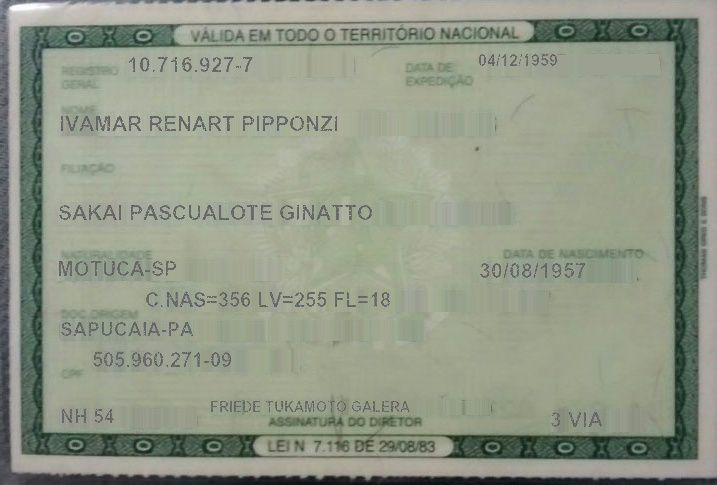
#> input picture RG-Dataset/files/00025939_in.jpg, 717 x 485 px; its folder holds only this picture in this run
$ jupyter execute --allow-errors classificators_evaluation.ipynb
#> lines starting #> are read from the running program, lines starting #| are printed output that depends on the picture
### src/image_preprocessing/filters.py
import cv2

def to_gray(image):
    return cv2.cvtColor(image, cv2.COLOR_BGR2GRAY)

def decrease_noise(image):
    return cv2.GaussianBlur(image, (5, 5), 0)

### src/image_preprocessing/rotations.py
import cv2

def rotate_90_if_vertical_rectangle(image):
    if image.shape[0] > image.shape[1]:
        return cv2.rotate(image, cv2.ROTATE_90_COUNTERCLOCKWISE)
    return image

def rotate_180(image):
    return cv2.rotate(image, cv2.ROTATE_180)

### src/classificators_evaluation.ipynb
# Avaliando os classificadores

## Constantes

[cell 1]
rg_folder = '../RG-Dataset'
BID_folder = '../BID Dataset'

img_size = (150, 112)

## Importações

[cell 2]
from image_preprocessing.filters import to_gray, decrease_noise
from image_preprocessing.rotations import rotate_90_if_vertical_rectangle

import cv2
import matplotlib.pyplot as plt
import numpy as np
import pandas as pd
from sklearn.model_selection import train_test_split
from sklearn.metrics import accuracy_score, precision_score, recall_score, f1_score
from sklearn.svm import OneClassSVM
from sklearn.linear_model import LogisticRegression, SGDOneClassSVM
from sklearn.neighbors import LocalOutlierFactor
from sklearn.ensemble import IsolationForest
from sklearn.covariance import EllipticEnvelope
from joblib import dump, load

import os

## Funções

[cell 3]
def load_image(path):
#> called with path = '../RG-Dataset/files/00025939_in.jpg'
    img = cv2.imread(path)
#> img is the input picture: shape (485, 717, 3); mean B, G, R 134.8, 151.7, 145.2
    img_gray = to_gray(img)
#> in to_gray, `return cv2.cvtColor(image, cv2.COLOR_BGR2GRAY)`:
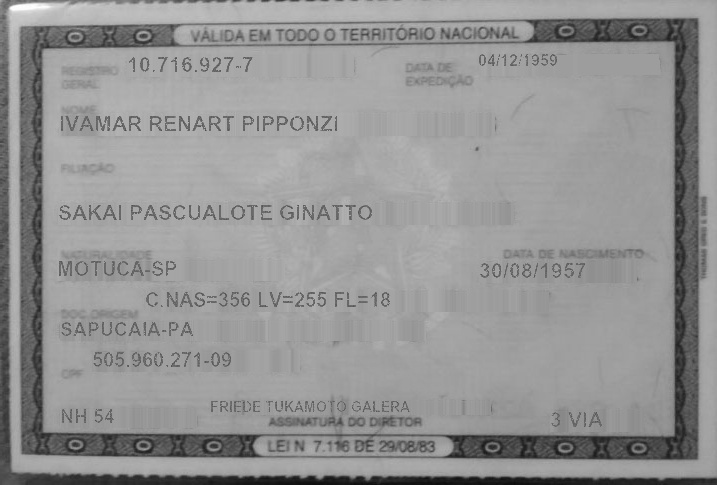
#> returned value: shape (485, 717); min 12, max 255, mean 147.8
    filtered_image = decrease_noise(img_gray)
    filtered_image = rotate_90_if_vertical_rectangle(filtered_image)
    resized_image = cv2.resize(filtered_image, img_size)
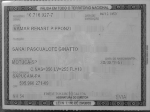
#> resized_image: shape (112, 150); min 18, max 250, mean 147.6
    return resized_image

def load_dataset():
    X = []
    y = []
    rg_files_path = f'{rg_folder}/files'
    rg_files = os.listdir(rg_files_path)

    for file_path in rg_files:
        if 'in.jpg' in file_path:
            X.append(load_image(f'{rg_files_path}/{file_path}').flatten())
            y.append(1)

    for folder in ['CNH_Aberta', 'CNH_Frente', 'CNH_Verso', 'CPF_Frente', 'CPF_Verso']:
        folder_path = f'{BID_folder}/{folder}'
        document_files = os.listdir(folder_path)
        for document_path in document_files:
            if 'in.jpg' in document_path:
                X.append(load_image(f'{folder_path}/{document_path}').flatten())
                y.append(0)

    return np.array(X), np.array(y)

def evaluate_model(y_test, y_pred):
    return {
        'acurácia': accuracy_score(y_test, y_pred),
        'precisão': precision_score(y_test, y_pred),
        'revocação': recall_score(y_test, y_pred),
        'f-medida': f1_score(y_test, y_pred)
    }
